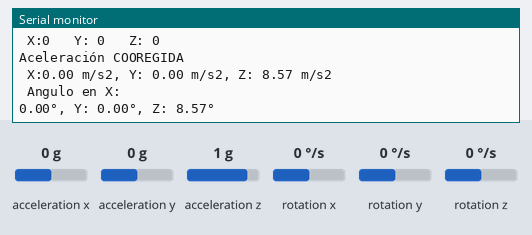
Simulated run of this sketch. Board: Arduino Uno, built with avr-gcc and run on an emulated ATmega328P. Parts: the last lines printed to the serial monitor. Wiring (inferred from the names in the program): MPU-6050 motion sensor at I2C address 0x68. The inputs (shaded band) are chosen by the test bench; at power-on: acceleration x 0 g, acceleration y 0 g, acceleration z 1 g, rotation x 0 °/s, rotation y 0 °/s, rotation z 0 °/s.

Above: at 1.8 s.
1.9 s: acceleration x set to -1.4 g
At 2.8 s:
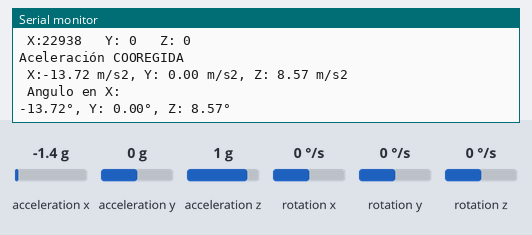
3.4 s: acceleration y set to -1.4 g
At 4.4 s:
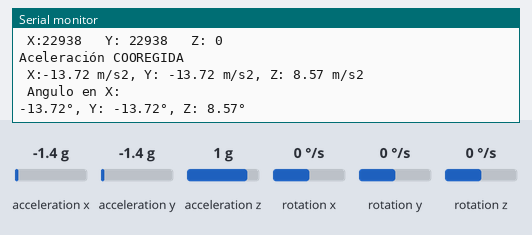
4.9 s: acceleration z set to -1.4 g
At 5.9 s:
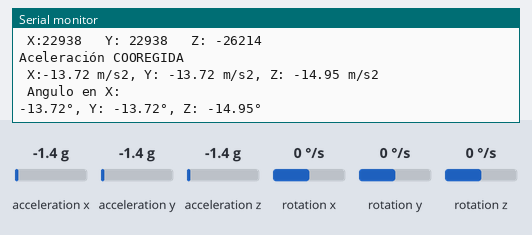

The sketch:

ProyDespMPU6050.ino
```cpp
#include <Wire.h>

const int MPU6050_ADDR = 0x68;    // Dirección I2C del MPU6050
const int ACCEL_XOUT_H = 0x3B;    // Registro de datos de aceleración en X (byte alto)
const int GYRO_XOUT_H = 0x43;     // Registro de datos del giroscopio en X (byte alto)
const int PWR_MGMT_1 = 0x6B;      // Registro de gestión de energía

void setup() {
  Wire.begin(); // Inicializar I2C
  Serial.begin(115200); // Inicializar comunicación serial

  // Despertar el MPU6050 (por defecto está en modo sleep)
  Wire.beginTransmission(MPU6050_ADDR);
  Wire.write(PWR_MGMT_1);  // Accede al registro de gestión de energía
  Wire.write(0);           // Establece el valor para despertar el sensor
  Wire.endTransmission(true);
}

void loop() {
  int16_t accelX, accelY, accelZ;
  int16_t gyroX, gyroY, gyroZ;

  // Leer los valores de aceleración
  Wire.beginTransmission(MPU6050_ADDR);
  Wire.write(ACCEL_XOUT_H); // Accede al primer registro de aceleración
  Wire.endTransmission(false);
  Wire.requestFrom(MPU6050_ADDR, 6, true); // Lee 6 bytes (2 por cada eje)

   // Combinar los bytes alto y bajo para cada eje
  accelX = (Wire.read() << 8 | Wire.read()); // X
  accelY = (Wire.read() << 8 | Wire.read()); // Y
  accelZ = (Wire.read() << 8 | Wire.read()); // Z

   // Convertir a valores en g's (gravedad terrestre) si es necesario
  // Los valores del MPU6050 son en enteros de 16 bits (±2g en este caso)
  float aX = (accelX)/ 16384.0; // 16384 es la relación para ±2g
  float aY = (accelY)/ 16384.0;
  float aZ = (accelZ-2048) / 16384.0;

  // Leer los valores de giroscopio
  Wire.beginTransmission(MPU6050_ADDR);
  Wire.write(GYRO_XOUT_H); // Accede al primer registro de giroscopio
  Wire.endTransmission(false);
  Wire.requestFrom(MPU6050_ADDR, 6, true); // Lee 6 bytes (2 por cada eje)

  // Combinar los bytes alto y bajo para cada eje
  gyroX = (Wire.read() << 8 | Wire.read()); // X
  gyroY = (Wire.read() << 8 | Wire.read()); // Y
  gyroZ = (Wire.read() << 8 | Wire.read()); // Z

  // Convertir los valores de giroscopio a grados/segundo
  // La sensibilidad es de 131 LSB/(°/s) para un rango de ±250°/s
  float gX = gyroX / 131.0;
  float gY = gyroY / 131.0;
  float gZ = gyroZ / 131.0;


  // Mostrar los resultados
  Serial.print("\nAceleración en X SIN PROCESAR : \n X");
  Serial.print(accelX);
  Serial.print("\t Y: ");
  Serial.print(accelY);
  Serial.print("\t Z: ");
  Serial.print(accelZ);
  Serial.println("\n");

  Serial.print("Aceleración real - deseada = offsets \n X:");
  Serial.print(0 - accelX);
  Serial.print("\t Y: ");
  Serial.print(0 - accelY);
  Serial.print("\t Z: ");
  Serial.print(16384 - accelZ);
  Serial.println("\n");


  Serial.print("Aceleración COOREGIDA \n X:");
  Serial.print(aX*9.8);
  Serial.print(" m/s2, Y: ");
  Serial.print(aY*9.8);
  Serial.print(" m/s2, Z: ");
  Serial.print(aZ*9.8);
  Serial.println(" m/s2 ");

  Serial.print("\n Angulo en X: \n");
  Serial.print(aX*9.8);
  Serial.print("°, Y: ");
  Serial.print(aY*9.8);
  Serial.print("°, Z: ");
  Serial.print(aZ*9.8);
  Serial.println("°");

  delay(1000);  // Pequeña pausa entre lecturas
}
```

Measured:
- after the input at 1.9 s, the serial monitor: prints a new line after 0.14 s (image 1)
- after the input at 3.4 s, the serial monitor: prints a new line after 0.67 s (image 2)
- after the input at 4.9 s, the serial monitor: prints a new line after 0.19 s (image 3)
